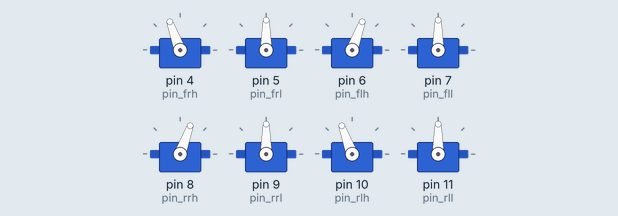
The sketch below on a simulated Arduino Uno, built with avr-gcc and run on an emulated ATmega328P. On the bench: 8 × servo.

Above: at 0.1 s.
At 4.1 s:
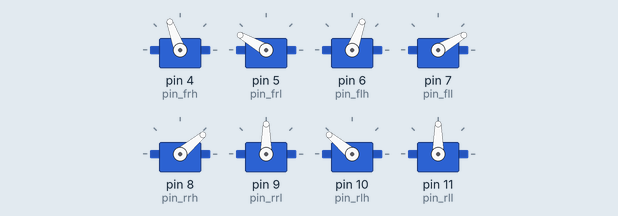
At 6.1 s:
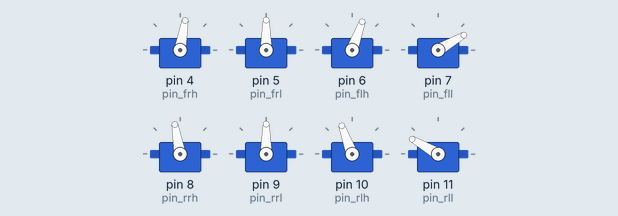
At 8.1 s:
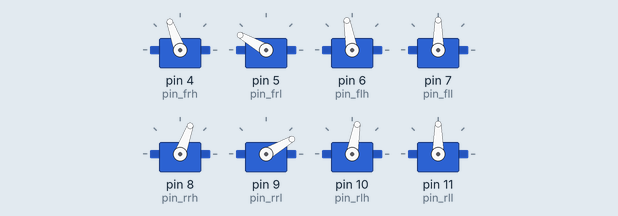
At 10.1 s:
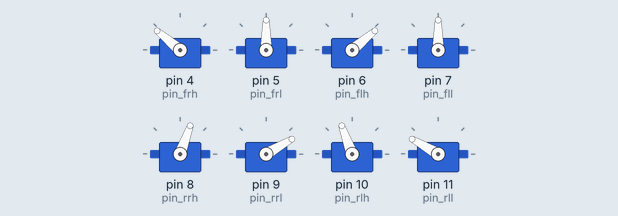
At 32.7 s:
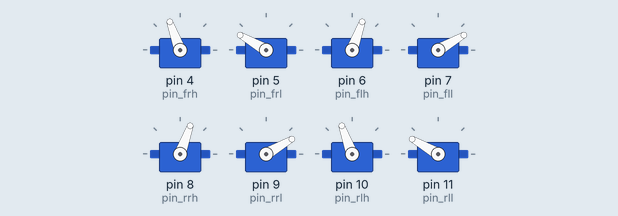
Timing chart, 0 to 40.0 s (numbered marks = the images above):
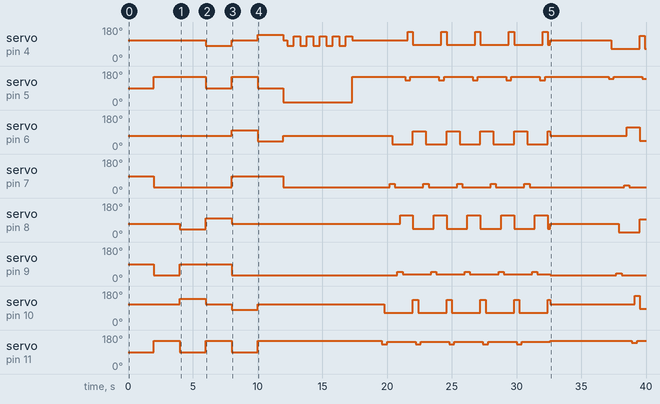

Measured:
- by itself, servo on pin 4 (pin_frh): 110° → 80° at 6.0 s, → 110° 2.0 s later, → 140° 2.0 s later, → 110° 2.0 s later, … (29 changes in this stretch)
- by itself, servo on pin 5 (pin_frl): 90° → 150° at 2.0 s, → 90° 4.0 s later, → 150° 2.0 s later, → 90° 2.0 s later, … (19 changes in this stretch)
- by itself, servo on pin 6 (pin_flh): 70° → 100° at 8.0 s, → 40° 2.0 s later, → 70° 2.0 s later, → 25° 8.4 s later, … (16 changes in this stretch)
- by itself, servo on pin 7 (pin_fll): 90° → 30° at 2.0 s, → 90° 6.0 s later, → 30° 4.0 s later, → 50° 8.2 s later, … (15 changes in this stretch)
- by itself, servo on pin 9 (pin_rrl): 90° → 30° at 2.0 s, → 90° 2.0 s later, → 30° 4.0 s later, → 50° 12.8 s later, … (16 changes in this stretch)
- by itself, servo on pin 10 (pin_rlh): 110° → 140° at 4.0 s, → 110° 2.0 s later, → 80° 2.0 s later, → 110° 2.0 s later, … (17 changes in this stretch)
- by itself, servo on pin 11 (pin_rll): 90° → 150° at 2.0 s, → 90° 2.0 s later, → 150° 2.0 s later, → 90° 2.0 s later, … (18 changes in this stretch)

The sketch:

codigo_general_cuadrupedo.ino
```cpp
#include<Servo.h>

//definiciÃ³n de objetos
Servo frh; //objeto servo que define la cadera derecha frontal, extremidad 4 del sistema de referencia
Servo frl; //objeto servo que define pata derecha frontal, extremidad 4 del sistema de referencia
Servo flh; //objeto servo que define cadera izquierda frontal, extremidad 3 del sistema de referencia
Servo fll; //objeto servo que define pata izquierda frontal, extremidad 3 del sistema de referencia
Servo rrh; //objeto servo que define cadera derecha trasera, extremidad 1 del sistema de referencia
Servo rrl; //objeto servo que define pata derecha trasera, extremidad 1 del sistema de referencia
Servo rlh; //objeto servo que define cadera izquierda trasera, extremidad 2 del sistema de referencia
Servo rll; //objeto servo que define pata izquierda trasera, extremidad 2 del sistema de referencia

//definiciÃ³n de puertos digitales de los servos
int pin_frh = 4; //pin digital para la cadera derecha frontal
int pin_frl = 5; //pin digital para la pata derecha frontal
int pin_flh = 6; //pin digital para la cadera izquierda frontal
int pin_fll = 7; //pin digital para la pata izquierda frontal
int pin_rrh = 8; //pin digital para la cadera derecha tracera
int pin_rrl = 9; //pin digital para la pata derecha tracera
int pin_rlh = 10; //pin digital para la cadera izquierda tracera
int pin_rll = 11; //pin digital para la pata izquierda tracera

//definiciÃ³n de variable para posciciones iniciales de los servos
int home_frh = 90+20; //posciciÃ³n inicial de la cadera derecha frontal
int home_frl = 90; //posciciÃ³n inicial de la pata derecha frontal
int home_flh = 90-20; //posciciÃ³n inicial de la cadera izquierda frontal
int home_fll = 90; //posciciÃ³n inicial de la pata izquierda frontal
int home_rrh = 90-20; //posciciÃ³n inicial de la cadera derecha tracera
int home_rrl = 90; //posciciÃ³n inicial de la pata derecha tracera
int home_rlh = 90+20; //posciciÃ³n inicial de la cadera izquierda tracera
int home_rll = 90; //posciciÃ³n inicial de la pata izquierda tracera

//Definicion de anchos de pulso minimo y maximo para servo sg90 en nanosegundos segun datasheet
int pulse_min = 1000;
int pulse_max = 2000;

void setup() {
    //seteo de puertos para los servos
  frh.attach(pin_frh,pulse_min,pulse_max); //definición de pin digital pin_frh para servo frh
  frl.attach(pin_frl,pulse_min,pulse_max); //definición de pin digital pin_frl para servo frl
  flh.attach(pin_flh,pulse_min,pulse_max); //definición de pin digital pin_flh para servo flh
  fll.attach(pin_fll,pulse_min,pulse_max); //definición de pin digital pin_fll para servo fll
  rrh.attach(pin_rrh,pulse_min,pulse_max); //definición de pin digital pin_rrh para servo rrh
  rrl.attach(pin_rrl,pulse_min,pulse_max); //definición de pin digital pin_rrl para servo rrl
  rlh.attach(pin_rlh,pulse_min,pulse_max); //definición de pin digital pin_rlh para servo rlh
  rll.attach(pin_rll,pulse_min,pulse_max); //definición de pin digital pin_rrh para servo rrh

  //seteo de posciciÃ³n inicial para cada servo
  frh.write(home_frh); //posciciÃ³n incial home_frh para el servo frh
  frl.write(home_frl); //posciciÃ³n incial home_frl para el servo frl
  flh.write(home_flh); //posciciÃ³n incial home_flh para el servo flh
  fll.write(home_fll); //posciciÃ³n incial home_fll para el servo fll
  rrh.write(home_rrh); //posciciÃ³n incial home_rrh para el servo rrh
  rrl.write(home_rrl); //posciciÃ³n incial home_rrl para el servo rrl
  rlh.write(home_rlh); //posciciÃ³n incial home_rlh para el servo rlh
  rll.write(home_rll); //posciciÃ³n incial home_rll para el servo rll

  }

void loop() {
  // put your main code here, to run repeatedly:
  Acostar();
  delay(2000);
  Levantar();
  delay(2000);
  Sentar();
  delay(2000);
  Inclinar_derecha();
  delay(2000);
  Inclinar_izquierda();
  delay(2000);
  Inclinar();
  delay(2000);
  Saludar();
  delay(2000);
  Avanzar();
  delay(2000);
  Retroceder();
  delay(2000);
  Girar_derecha();
  delay(2000);
  Girar_izquierda();
  delay(2000);
  }

//Funcion para acostar el robot
void Acostar() {
  frh.write(home_frh); //mueve la cadera derecha frontal a la posiciÃ³n inicial
  frl.write(home_frl); //levanta la pata derecha frontal a la posiciÃ³n inicial
  flh.write(home_flh); //mueve la cadera izquierda frontal a la posiciÃ³n inicial
  fll.write(home_fll); //levanta la pata izquierda frontal a la posiciÃ³n inicial
  rrh.write(home_rrh); //mueve la cadera derecha trasera a la posiciÃ³n inicial
  rrl.write(home_rrl); //levanta la pata derecha trasera a la posiciÃ³n inicial
  rlh.write(home_rlh); //mueve la cadera izquierda trasera a la posiciÃ³n inicial
  rll.write(home_rll); //levanta la pata izquierda trasera a la posiciÃ³n inicial
  }

//funcion para levantar el robot
void Levantar() {
  frh.write(home_frh); //mueve la cadera derecha frontal a la posiciÃ³n inicial
  frl.write(home_frl+60); //baja la pata derecha frontal
  flh.write(home_flh); //mueve la cadera izquierda frontal a la posiciÃ³n inicial
  fll.write(home_fll-60); //baja la pata izquierda frontal
  rrh.write(home_rrh); //mueve la cadera derecha trasera a la posiciÃ³n inicial
  rrl.write(home_rrl-60); //baja la pata derecha trasera
  rlh.write(home_rlh); //mueve la cadera izquierda trasera a la posiciÃ³n inicial
  rll.write(home_rll+60); //baja la pata izquierda trasera
  }


//Funcion para sentar el robot
void Sentar() {
  frh.write(home_frh); //mueve la cadera derecha frontal a la posiciÃ³n inicial
  frl.write(home_frl+60); //baja la pata derecha frontal
  flh.write(home_flh); //mueve la cadera izquierda frontal a la posiciÃ³n inicial
  fll.write(home_fll-60); //baja la pata izquierda frontal
  rrh.write(home_rrh-30); //mueve la cadera derecha trasera hacia el centro
  rrl.write(home_rrl); //levanta la pata derecha trasera a la posiciÃ³n inicial
  rlh.write(home_rlh+30); //mueve la cadera izquierda trasera hacia el centro
  rll.write(home_rll); //levanta la pata izquierda trasera a la posiciÃ³n inicial
  }

//FunciÃ³n para inclinar hacia la derecha el robot
void Inclinar_derecha() {
  frh.write(home_frh-30); //mueve la cadera derecha frontal hacia el contado derecho
  frl.write(home_frl); //levanta la pata derecha frontal a la posiciÃ³n inicial
  flh.write(home_flh); //mueve la cadera izquierda frontal a la posiciÃ³n inicial
  fll.write(home_fll-60); //baja la pata izquierda frontal
  rrh.write(home_rrh+30); //mueve la cadera derecha trasera hacia el costado derecho
  rrl.write(home_rrl); //levanta la pata derecha trasera a la posiciÃ³n inicial
  rlh.write(home_rlh); //mueve la cadera izquierda trasera a la posiciÃ³n inicial
  rll.write(home_rll+60); //baja la pata izquierda trasera
  }

//FunciÃ³n para inclinar hacia la izquierda el robot
void Inclinar_izquierda() {
  frh.write(home_frh); //mueve la cadera derecha frontal a la posiciÃ³n inicial
  frl.write(home_frl+60); //baja la pata derecha frontal
  flh.write(home_flh+30); //mueve la cadera izquierda frontal hacia el costado izquierdo
  fll.write(home_fll); //levanta la pata izquierda frontal a la poscicion inicial
  rrh.write(home_rrh); //mueve la cadera derecha trasera a la posiciÃ³n inicial
  rrl.write(home_rrl-60); //baja la pata derecha trasera
  rlh.write(home_rlh-30); //mueve la cadera izquierda trasera hacia el costado izquierdo
  rll.write(home_rll); //levanta la pata izquierda trasera a la posiciÃ³n inicial
  }

//Funcion para inclinar hacia delante el robot
void Inclinar() {
  frh.write(home_frh+30); //mueve la cadera derecha frontal hacia el centro
  frl.write(home_frl); //levanta la pata derecha frontal a la posiciÃ³n inicial
  flh.write(home_flh-30); //mueve la cadera izquierda frontal hacia el centro
  fll.write(home_fll); //levanta la pata izquierda frontal a la posiciÃ³n inicial
  rrh.write(home_rrh); //mueve la cadera derecha trasera a la posiciÃ³n inicial
  rrl.write(home_rrl-60); //baja la pata derecha trasera
  rlh.write(home_rlh); //mueve la cadera izquierda trasera a la posiciÃ³n inicial
  rll.write(home_rll+60); //baja la pata izquierda trasera
  }

//Funcion para que salude el robot
void Saludar() {
  Levantar(); //posiciona el cuadrÃºpedo de forma parada en sus cuatro extremidades.
  frl.write(home_frl-75); //levanta la pata derecha frontal
  delay (300); //espera 0.5 segundos antes de mover la pata
  for(int i=0; i<5; i++)//ciclo for que permite realizar 5 movimientos de la pata para saludar
  {  frh.write(home_frh-30); //mueve la cadera derecha frontal hacia el costado derecho del cuadrÃºpedo
     delay(500); //espera 0.5 segundos.
     frh.write(home_frh+20); //mueve la cadera derecha frontal hacia el centro del cuadrÃºpedo
     delay(500); //espera 0.5 segundos.
     }
  frh.write(home_frh); //mueve la cadera derecha frontal a la posiciÃ³n inicial
  frl.write(home_frl+60); //baja la pata derecha frontal
  delay (300); //espera 0.5 segundos antes de finalizar el movimiento
  }

//Funcion para que avance el cuadrÃºpedo
void Avanzar(){
   for(int i=0; i<5; i++) {
      rll.write(home_rll+40);
      delay(200);
      rlh.write(home_rlh-45);
      delay(200);
      rll.write(home_rll+55);
      delay(200);

      fll.write(home_fll-40);
      delay(200);
      flh.write(home_flh-45);
      delay(200);
      fll.write(home_fll-60);
      delay(200);

      rrl.write(home_rrl-40);
      delay(200);
      rrh.write(home_rrh+45);
      delay(200);
      rrl.write(home_rrl-55);
      delay(200);

      frl.write(home_frl+40);
      delay(200);
      frh.write(home_frh+45);
      delay(200);
      frl.write(home_frl+60);
      delay(200);

      frh.write(home_frh-25);
      rlh.write(home_rlh+25);
      flh.write(home_flh+25);
      rrh.write(home_rrh-25);
      delay(200);
      }
      Levantar(); //posiciona el cuadrÃºpedo de forma parada en sus cuatro extremidades.
      delay(2500);
 }

//Funcion para que retroceda el cuadrÃºpedo
void Retroceder(){
   for(int i=0; i<5; i++) {
      frl.write(home_frl+50);
      delay(200);
      frh.write(home_frh-45);
      delay(200);
      frl.write(home_frl+60);
      delay(200);

      rrl.write(home_rrl-50);
      delay(200);
      rrh.write(home_rrh-45);
      delay(200);
      rrl.write(home_rrl-60);
      delay(200);

      fll.write(home_fll-50);
      delay(200);
      flh.write(home_flh+45);
      delay(200);
      fll.write(home_fll-60);
      delay(200);

      rll.write(home_rll+50);
      delay(200);
      rlh.write(home_rlh+45);
      delay(200);
      rll.write(home_rll+60);
      delay(200);

      frh.write(home_frh+25);
      rlh.write(home_rlh-25);
      flh.write(home_flh-25);
      rrh.write(home_rrh+25);
      delay(200);
      }
      Levantar(); //posiciona el cuadrÃºpedo de forma parada en sus cuatro extremidades.
      delay(250);
 }

//Funcion para que gire a la derecha el cuadrÃºpedo
void Girar_derecha(){
   for(int i=0; i<6; i++) {
      rll.write(home_rll+50);
      delay(200);
      rlh.write(home_rlh+45);
      delay(200);
      rll.write(home_rll+60);
      delay(200);

      fll.write(home_fll-50);
      delay(200);
      flh.write(home_flh+45);
      delay(200);
      fll.write(home_fll-60);
      delay(200);

      rrl.write(home_rrl-50);
      delay(200);
      rrh.write(home_rrh+45);
      delay(200);
      rrl.write(home_rrl-60);
      delay(200);

      frl.write(home_frl+50);
      delay(200);
      frh.write(home_frh+45);
      delay(200);
      frl.write(home_frl+60);
      delay(200);

      frh.write(home_frh-25);
      rlh.write(home_rlh-25);
      flh.write(home_flh-25);
      rrh.write(home_rrh-25);
      delay(200);
      }
 }

//Funcion para que gire a la izquierda el cuadrÃºpedo
void Girar_izquierda(){
   for(int i=0; i<6; i++) {
      rll.write(home_rll+50);    //mueve rll a la posicion original
      delay(200);             //espera 100ms
      rlh.write(home_rlh-45); //ava rll
      delay(200);             //espera 100ms
      rll.write(home_rll+60); //levanta rll
      delay(200);             //espera 100ms

      fll.write(home_fll-50);    //mueve fll a la posicion original
      delay(200);             //espera 100ms
      flh.write(home_flh-45); //
      delay(200);             //espera 100ms
      fll.write(home_fll-60);
      delay(200);             //espera 100ms

      rrl.write(home_rrl-50);
      delay(200);             //espera 100ms
      rrh.write(home_rrh-45);
      delay(200);             //espera 100ms
      rrl.write(home_rrl-60);
      delay(200);             //espera 100ms

      frl.write(home_frl+50);
      delay(200);             //espera 100ms
      frh.write(home_frh-45);
      delay(200);             //espera 100ms
      frl.write(home_frl+60);
      delay(200);             //espera 100ms

      frh.write(home_frh+25);    //mueve frh a la posicion original
      rlh.write(home_rlh+25);    //mueve rlh a la posicion original
      flh.write(home_flh+25);    //mueve flh a la posicion original
      rrh.write(home_rrh+25);    //mueve rrh a la posicion original
      delay(200);             //espera 100ms
      }
 }
```
